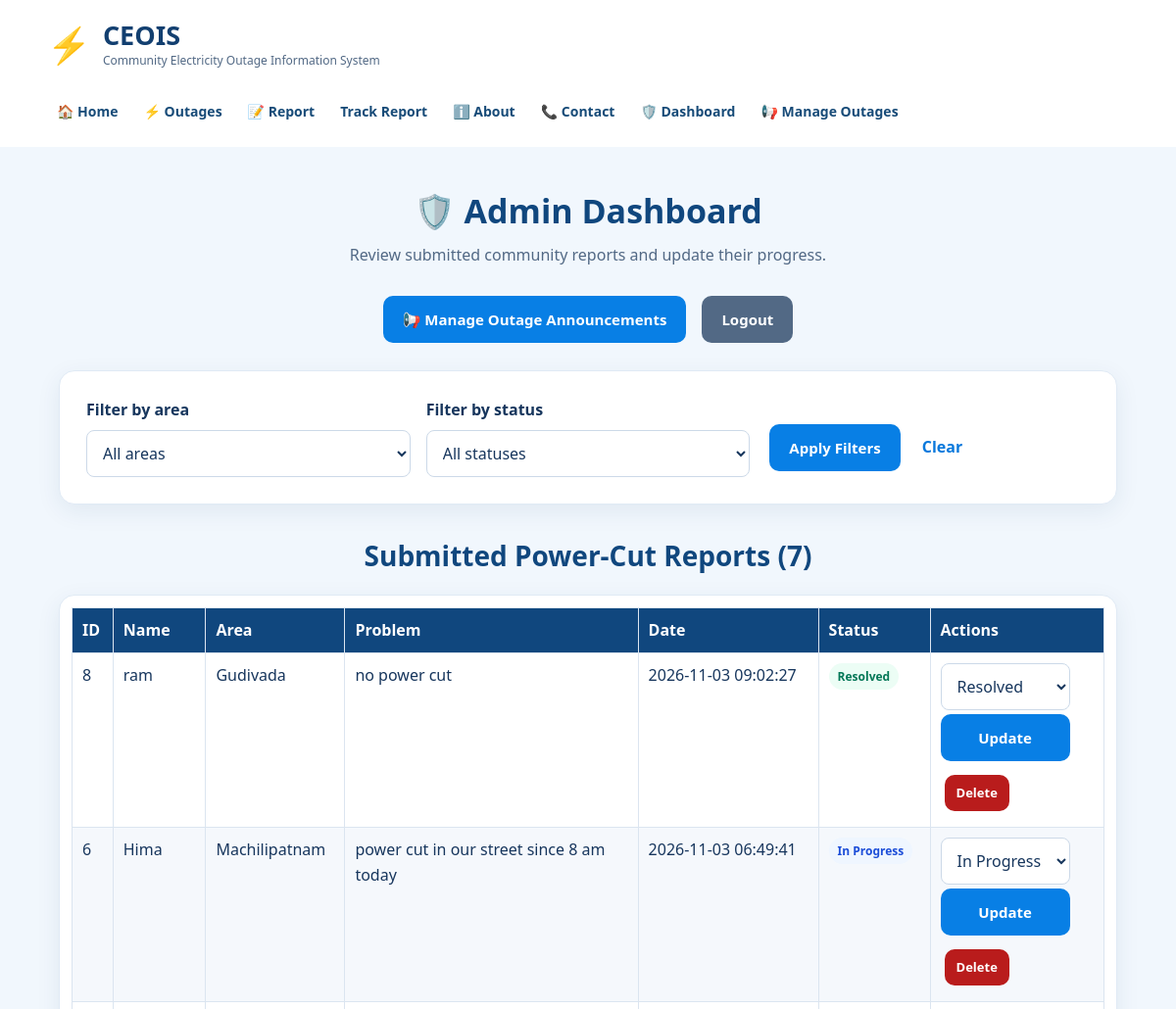
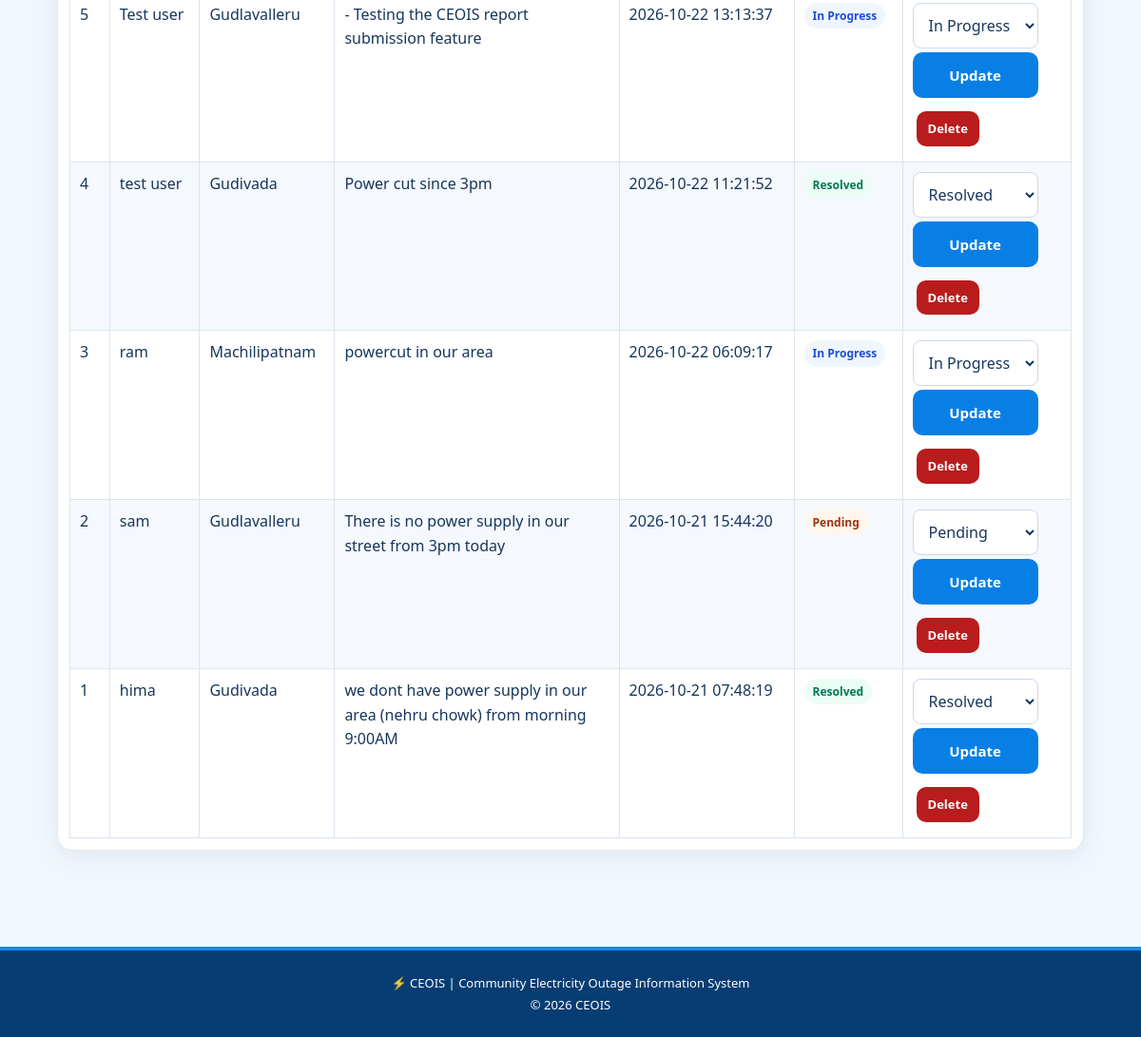
/admin (signed in), run on the app's committed database (2 pictures, top to bottom).
### tables this page shows
CREATE TABLE reports (
            id INTEGER PRIMARY KEY AUTOINCREMENT,
            name TEXT NOT NULL,
            area TEXT NOT NULL,
            problem TEXT NOT NULL,
            report_date TIMESTAMP DEFAULT CURRENT_TIMESTAMP,
            status TEXT DEFAULT 'Pending'
        , tracking_code TEXT);

### app.py (the view)
@app.route("/admin")
@admin_required
def admin():
    area = request.args.get("area", "").strip()
    status = request.args.get("status", "").strip()
    if area not in ALL_REPORT_AREAS:
        area = ""
    if status not in REPORT_STATUSES:
        status = ""
    try:
        reports = get_reports(
            area or None,
            status or None,
        )
    except sqlite3.Error:
        app.logger.exception("Could not load admin reports")
        flash(
            "Reports could not be loaded. Please try again.",
            "error",
        )
        reports = []
    return render_template(
        "admin.html",
        reports=reports,
        selected_area=area,
        selected_status=status,
        report_statuses=REPORT_STATUSES,
        all_report_areas=ALL_REPORT_AREAS,
    )

### app.py (called while the page is built)
def csrf_token():
    token = session.get("_csrf_token")
    if not token:
        token = secrets.token_urlsafe(32)
        session["_csrf_token"] = token
    return token

def admin_required(view):
    @wraps(view)
    def wrapped(*args, **kwargs):
        if not session.get("admin_logged_in"):
            flash(
                "Please log in as an administrator to continue.",
                "error",
            )
            return redirect(url_for("admin_login"))
        return view(*args, **kwargs)
    return wrapped

@app.before_request
def enforce_admin_idle_timeout():
    if session.get("admin_logged_in"):
        now = time.time()
        last_seen = session.get("_last_seen", now)
        if now - last_seen > app.permanent_session_lifetime.total_seconds():
            session.clear()
            flash(
                "Your admin session expired due to inactivity. Please log in again.",
                "error",
            )
            if request.endpoint not in ("admin_login", "static"):
                return redirect(url_for("admin_login"))
        else:
            session["_last_seen"] = now
            session.permanent = True

### database.py (called while the page is built)
def get_connection():
    connection = sqlite3.connect(DB_PATH, timeout=10)
    connection.row_factory = sqlite3.Row
    connection.execute("PRAGMA foreign_keys = ON")
    return connection

def get_reports(area=None, status=None):
    query = "SELECT id, name, area, problem, report_date, status FROM reports WHERE 1=1"
    params = []
    if area:
        query += " AND area = ?"
        params.append(area)
    if status:
        query += " AND status = ?"
        params.append(status)
    query += " ORDER BY id DESC"
    with closing(get_connection()) as connection:
        return connection.execute(query, params).fetchall()

### templates/admin.html (shortened to what this page needs)
<!DOCTYPE html>
<html lang="en">
<head>
    <link rel="stylesheet" href="{{ url_for('static', filename='style.css') }}">
</head>
<body>
    {% include 'partials/nav.html' %}
    <main class="status-section">
        <h1 class="page-title">🛡️ Admin Dashboard</h1>
        <p>Review submitted community reports and update their progress.</p>
        <div class="admin-actions">
            <a class="main-button" href="{{ url_for('admin_outages') }}">📢 Manage Outage Announcements</a>
            <form method="POST" action="{{ url_for('admin_logout') }}" class="inline-form">
                <button type="submit" class="secondary-button">Logout</button>
            </form>
        </div>
        <form method="GET" action="{{ url_for('admin') }}" class="filter-bar status-card">
            <div><label for="filter-area">Filter by area</label>
                <select id="filter-area" name="area"><option value="">All areas</option>
                </select></div>
            <div><label for="filter-status">Filter by status</label>
                <select id="filter-status" name="status"><option value="">All statuses</option>
                </select></div>
            <div class="filter-actions"><button type="submit">Apply Filters</button><a class="text-link" href="{{ url_for('admin') }}">Clear</a></div>
        </form>
        <h2 class="section-heading">Submitted Power-Cut Reports ({{ reports|length }})</h2>
        {% if reports %}
        <div class="table-wrap status-card"><table>
            <thead><tr><th>ID</th><th>Name</th><th>Area</th><th>Problem</th><th>Date</th><th>Status</th><th>Actions</th></tr></thead>
            <tbody>{% for report in reports %}<tr>
                <td>{{ report['id'] }}</td><td>{{ report['name'] }}</td><td>{{ report['area'] }}</td>
                <td class="problem-cell">{{ report['problem'] }}</td><td>{{ report['report_date'] }}</td>
                <td><span class="status-pill {{ report['status']|lower|replace(' ', '-') }}">{{ report['status'] }}</span></td>
                <td><div class="row-actions">
                    <form method="POST" action="{{ url_for('update_status', report_id=report['id']) }}" class="update-form">
                        <select id="status-{{ report['id'] }}" name="status">{% for status in report_statuses %}<option value="{{ status }}" {% if report['status'] == status %}selected{% endif %}>{{ status }}</option>{% endfor %}</select>
                        <button type="submit">Update</button>
                    </form>
                    <form method="POST" action="{{ url_for('remove_report', report_id=report['id']) }}" onsubmit="return confirm('Delete report #{{ report['id'] }}? This cannot be undone.');">
                        <input type="hidden" name="csrf_token" value="{{ csrf_token() }}"><button type="submit" class="danger-button">Delete</button>
                    </form>
                </div></td>
            </tr>{% endfor %}</tbody>
        </table></div>
        {% else %}<div class="status-card empty-state"><p>No reports match the selected filters.</p></div>{% endif %}
    </main>
    {% include 'partials/footer.html' %}
</body>
</html>

### templates/partials/nav.html
<header class="navbar">
    <a class="brand" href="{{ url_for('home') }}" aria-label="CEOIS home">
        <span class="brand-icon" aria-hidden="true">⚡</span>
        <span class="brand-copy">
            <strong>CEOIS</strong>
            <small>Community Electricity Outage Information System</small>
        </span>
    </a>
    <nav class="nav-links" aria-label="Main navigation">
        <a href="{{ url_for('home') }}">🏠 Home</a>
        <a href="{{ url_for('outages') }}">⚡ Outages</a>
        <a href="{{ url_for('report') }}">📝 Report</a>
        <a href="{{ url_for('track_report') }}">Track Report</a>
        <a href="{{ url_for('about') }}">ℹ️ About</a>
        <a href="{{ url_for('contact') }}">📞 Contact</a>
        {% if session.get('admin_logged_in') %}
            <a href="{{ url_for('admin') }}">🛡️ Dashboard</a>
            <a href="{{ url_for('admin_outages') }}">📢 Manage Outages</a>
        {% else %}
            <a href="{{ url_for('admin_login') }}">🔐 Admin</a>
        {% endif %}
    </nav>
</header>

### templates/partials/footer.html
<footer>
    <p>⚡ CEOIS | Community Electricity Outage Information System</p>
    <p>© 2026 CEOIS</p>
</footer>

### static/style.css (style rules this page uses)
:root { --navy: #073d73; --blue: #087fe5; --text: #17365d; --muted: #526985; --pale: #f1f7fd; --border: #dbe7f3; --danger: #b91c1c; }
* { margin: 0; padding: 0; box-sizing: border-box; }
html { scroll-behavior: smooth; }
body { font-family: "Segoe UI", Arial, sans-serif; background: var(--pale); color: var(--text); line-height: 1.6; min-height: 100vh; display: flex; flex-direction: column; }
main { flex: 1; }
h1, h2, h3 { color: #10477e; line-height: 1.25; }
p { overflow-wrap: anywhere; }
.navbar { display: flex; justify-content: space-between; align-items: center; gap: 20px; flex-wrap: wrap; padding: 17px 4%; background: #fff; box-shadow: 0 3px 15px rgba(20,60,100,.10); }
.brand { display: flex; align-items: center; gap: 12px; color: #123f70; text-decoration: none; }
.brand-icon { font-size: 36px; }
.brand-copy { display: flex; flex-direction: column; }
.brand-copy strong { font-size: 27px; line-height: 1.2; }
.brand-copy small { color: var(--muted); font-size: 12px; }
.nav-links { display: flex; gap: 6px; flex-wrap: wrap; justify-content: center; }
.nav-links a { color: #174b78; text-decoration: none; padding: 8px 10px; border-radius: 7px; font-size: 14px; font-weight: 600; }
button, .main-button { display: inline-block; background: var(--blue); color: #fff; border: none; border-radius: 10px; padding: 12px 20px; margin: 6px 4px; font: inherit; font-size: 15px; font-weight: 600; text-decoration: none; text-align: center; cursor: pointer; transition: background .2s ease, transform .2s ease; }
.secondary-button { background: #526985; }
.danger-button { background: #b91c1c; padding: 8px 12px; font-size: 13px; }
.status-section { padding: 44px 5%; text-align: center; background: var(--pale); }
.status-section > p { color: var(--muted); margin: 10px auto 22px; max-width: 850px; }
.page-title { font-size: clamp(26px, 3vw, 34px); margin-bottom: 12px; }
.status-section h2 { font-size: 28px; margin-bottom: 12px; }
.status-card { width: 100%; max-width: 850px; margin: 22px auto; padding: 27px; background: #fff; border: 1px solid #e0eaf5; border-radius: 16px; box-shadow: 0 7px 25px rgba(20,60,100,.08); text-align: left; }
.status-card label { display: block; margin: 0 0 7px; font-weight: 600; text-align: left; }
.status-card input, .status-card select, .status-card textarea { display: block; width: 100%; max-width: 100%; padding: 11px 12px; margin: 0 0 16px; border: 1px solid #ccd9e8; border-radius: 8px; background: #fff; color: var(--text); font: inherit; }
.status-card button { width: auto; }
.feature-card a, .text-link { display: inline-block; margin-top: 12px; color: #0878dc; font-weight: 600; text-decoration: none; }
footer { background: var(--navy); color: #fff; text-align: center; padding: 22px 15px; margin-top: 35px; border-top: 4px solid #168be0; font-size: 13px; }
footer p { margin: 2px 0; }
.filter-bar { display: flex; align-items: end; flex-wrap: wrap; gap: 16px; max-width: 1100px; }
.filter-bar > div { flex: 1 1 200px; }
.filter-bar select { margin-bottom: 0; }
.filter-actions { display: flex; align-items: center; gap: 10px; flex-wrap: wrap; }
.filter-actions .text-link { margin: 0 8px; }
.admin-actions { display: flex; justify-content: center; align-items: center; flex-wrap: wrap; gap: 8px; }
.inline-form { display: inline-block; }
.table-wrap { max-width: 100%; overflow-x: auto; }
.table-wrap.status-card { padding: 12px; }
table { width: 100%; min-width: 850px; border-collapse: collapse; margin: 0; }
th, td { border: 1px solid #dbe5f0; padding: 10px; text-align: left; vertical-align: top; overflow-wrap: anywhere; }
th { background: #10477e; color: #fff; }
tr:nth-child(even) { background: #f5f8fc; }
.problem-cell { min-width: 170px; max-width: 280px; }
.row-actions { display: flex; align-items: flex-start; flex-direction: column; gap: 8px; min-width: 145px; }
.row-actions form { margin: 0; }
.update-form { display: flex; flex-direction: column; align-items: stretch; gap: 4px; }
.update-form select { min-width: 125px; margin: 0; }
.update-form button { margin: 0; }
.status-pill { display: inline-block; padding: 4px 9px; border-radius: 999px; background: #eef2ff; color: #3730a3; font-size: 12px; font-weight: 700; white-space: nowrap; }
.status-pill.pending { background: #fff7ed; color: #9a3412; }
.status-pill.in-progress { background: #eff6ff; color: #1d4ed8; }
.status-pill.resolved, .status-pill.completed { background: #ecfdf5; color: #047857; }
.section-heading { margin-top: 35px; }

### data on the page
reports: id "8", name "ram", area "Gudivada", problem "no power cut", report_date "2026-11-03 09:02:27", status "Resolved"
reports: id "6", name "Hima", area "Machilipatnam", problem "power cut in our street since 8 am today", report_date "2026-11-03 06:49:41", status "In Progress"
reports: id "5", name "Test user", area "Gudlavalleru", problem "- Testing the CEOIS report submission feature", report_date "2026-10-22 13:13:37", status "In Progress"
reports: id "4", name "test user", area "Gudivada", problem "Power cut since 3pm", report_date "2026-10-22 11:21:52", status "Resolved"
reports: id "3", name "ram", area "Machilipatnam", problem "powercut in our area", report_date "2026-10-22 06:09:17", status "In Progress"
reports: id "2", name "sam", area "Gudlavalleru", problem "There is no power supply in our street from 3pm today", report_date "2026-10-21 15:44:20", status "Pending"
reports: id "1", name "hima", area "Gudivada", problem "we dont have power supply in our area (nehru chowk) from morning 9:00AM", report_date "2026-10-21 07:48:19", status "Resolved"

### other printed values
{{ reports|length }} "7"
